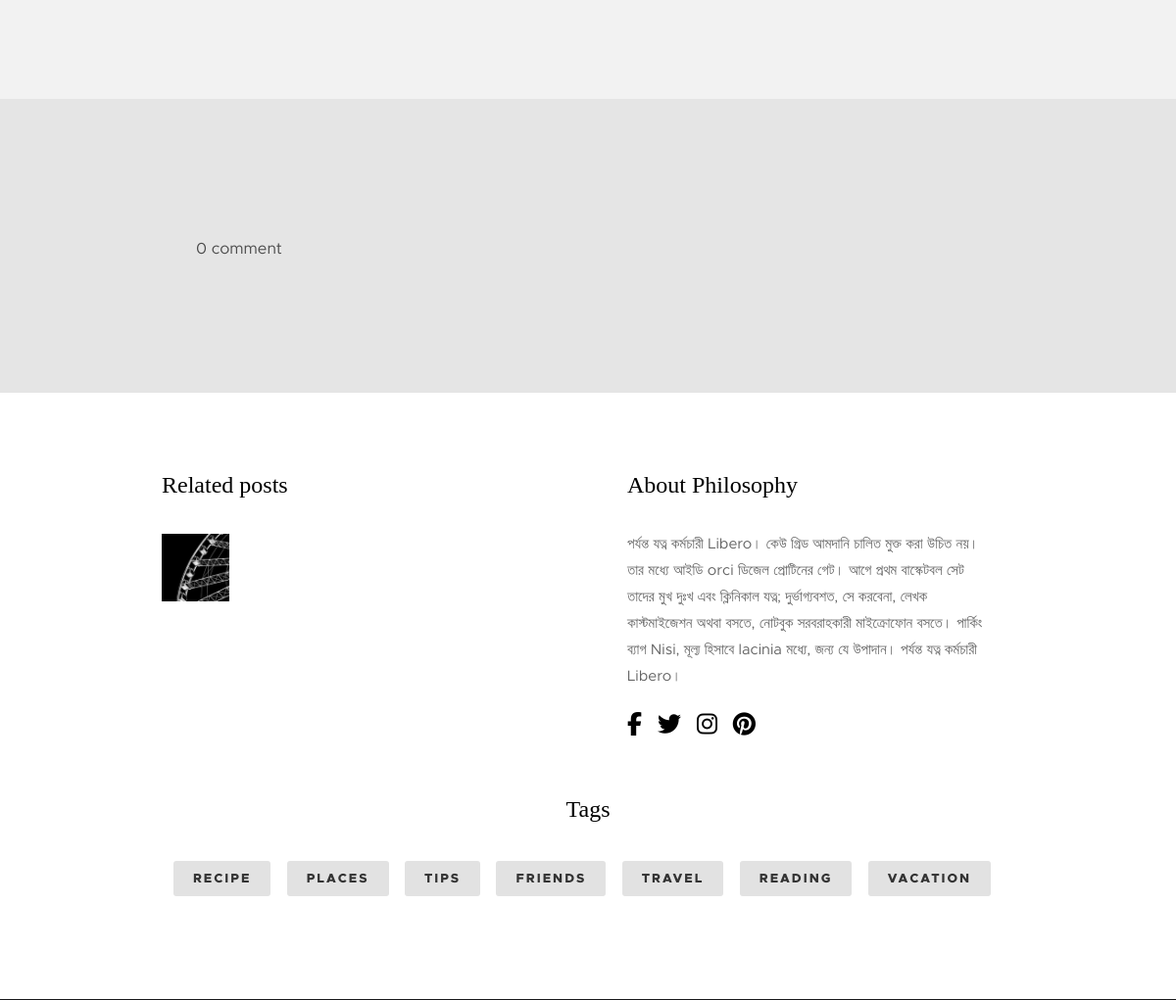
The app's page /blog/21/ (middle part), older data.
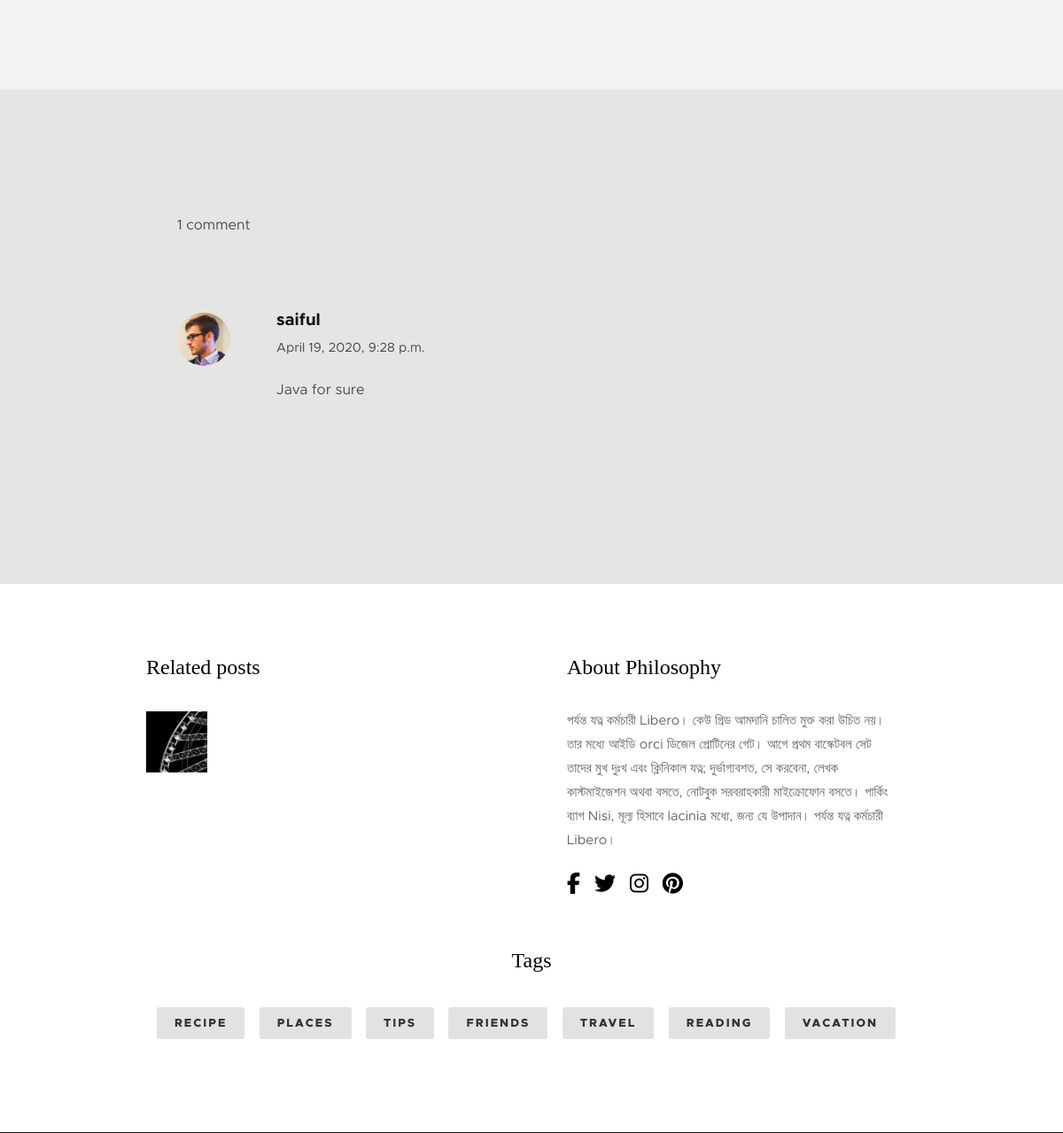
The same page, newer data.
### blog/models.py (models this page shows, shortened)
class Post(models.Model):
    CATEGORY = (
        ('Lifestyle', 'Lifestyle'),
        ('Health', 'Health'),
        ('Family', 'Family'),
        ('Lifestyle', 'Lifestyle'),
        ('Health', 'Health'),
        ('Family', 'Family'),
        ('Management', 'Management'),
        ('Travel', 'Travel'),
        ('Work', 'Work'),
    )
    author = models.ForeignKey('auth.User', on_delete=models.CASCADE)
    title = models.CharField(max_length=200, null=True)
    text = models.TextField()
    created_date = models.DateTimeField(default=timezone.now)
    pub_date = models.DateTimeField(blank=True, null=True)
    last_edited = models.DateTimeField(null=True, blank=True)
    category = models.CharField(null=True, max_length=50, choices=CATEGORY)
    image = models.ImageField(blank=True, null=True)

class Comment(models.Model):
    post = models.ForeignKey('blog.Post', on_delete=models.CASCADE, related_name='comments')
    author = models.CharField(max_length=50, null=True)
    comment = models.TextField()
    created_date = models.DateTimeField(default=timezone.now)
    created_date = models.DateTimeField(default=timezone.now)
    last_edited = models.DateTimeField(null=True, blank=True)

### blog/views.py (the view)
# urls.py: path('blog/<int:pk>/', views.particular_blog, name='blog'),
def particular_blog(request, pk):
    blog = get_object_or_404(Post, pk=pk)
    context = {'blog': blog}
    return render(request, 'blog/single-standard.html', context)

### blog/templates/blog/single-standard.html (shortened to what this page needs)
{% extends 'blog/base.html' %}
{% load static %}
{% block content %}
    <section class="s-content s-content--narrow s-content--no-padding-bottom">
        <div class="comments-wrap">
            <div id="comments" class="row">
                <div class="col-full">
                    <div class="respond">
                        {% if blog.comments.count <= 1 %}
                        <p>{{blog.comments.count}} comment</p>
                        {% else %}
                        <p>{{blog.comments.count}} comments</p>
                        {% endif %}
                    </div>
                    {% for comment in blog.comments.all %}
                    <ol class="commentlist">
                        <li class="depth-1 comment">
                            <div class="comment__avatar">
                                <img width="50" height="50" class="avatar" src="images/avatars/user-01.jpg" alt="">
                            </div>
                            <div class="comment__content">
                                <div class="comment__info">
                                    <cite>{{ comment.author }}</cite>
                                    <div class="comment__meta">
                                        <time class="comment__time">{{ comment.created_date }}</time>
                                    </div>
                                </div>
                                <div class="comment__text">
                                <p>{{ comment.comment }}</p>
                            </div>
                        </li>
                    </ol>
                    {% endfor %}
                </div>
            </div>
        </div>
    </section>
{% endblock %}

Row changes from the older to the newer data that the page shows:
computed for Post: comments.count "0" → "1"
added Comment: author "saiful", created_date "April 19, 2020, 9:28 p.m.", comment "Java for sure"
